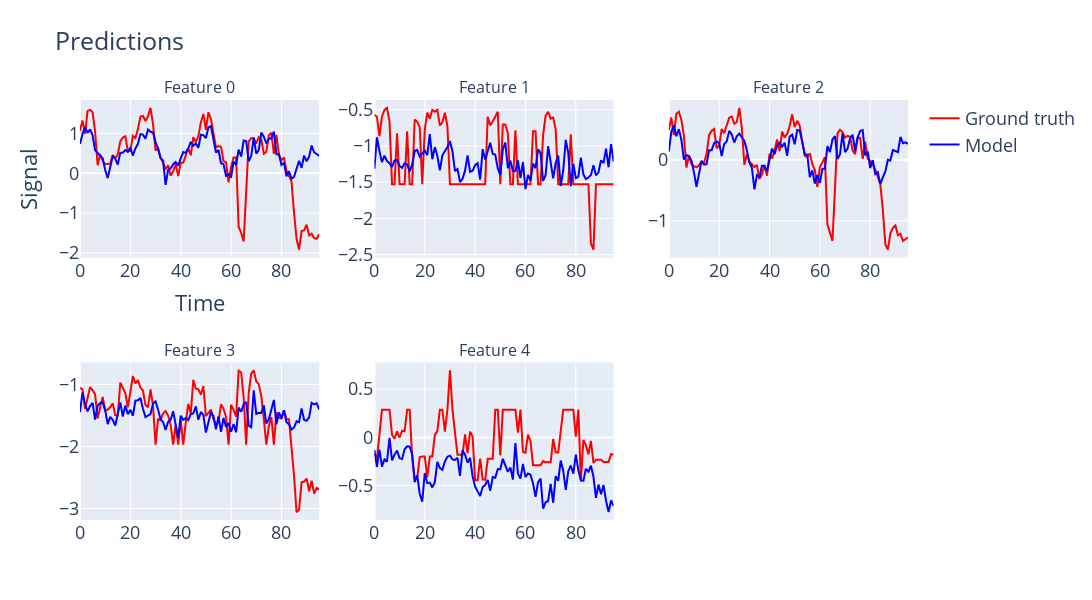

Source (notebook cell):
### Code cell
no_feats_plot = 5
conf_path="coeficients.yml"
assert conf_path, "Must provide a configuration file"
with open(conf_path, "r") as f:
    conf = TSMixerConf.from_dict(yaml.safe_load(f))

conf.initialize = TSMixerConf.Initialize.FROM_BEST_CHECKPOINT
conf.device = "cpu"
tsmixer = TSMixer(conf)

data = tsmixer.predict_val_dataset(max_samples=10, save_inputs=False)
data_plt = data[0]
plot_preds(preds=data_plt.pred, preds_gt=data_plt.pred_gt, no_feats_plot=no_feats_plot, fname_save=os.path.join(conf.image_dir, "preds.png"))
plt.close()
